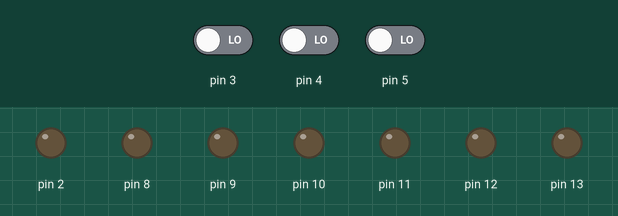
Recording of a sketch running on a simulated Arduino Uno, built with avr-gcc and run on an emulated ATmega328P. Shown: output pins drawn as LEDs (lit = HIGH). Dashed ring = blinking. The test bench sets the inputs (shaded band); at power-on: pin 3 LOW, pin 4 LOW, pin 5 LOW.

Above: at 1.2 s.
1.3 s: pin 3 driven HIGH and pin 4 driven HIGH and pin 5 driven HIGH
At 1.7 s:
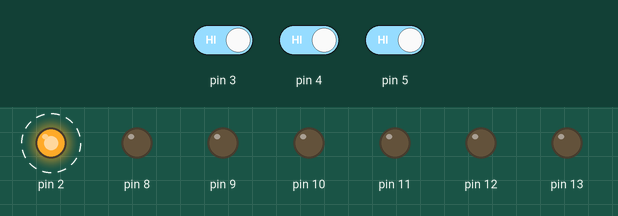
4.3 s: pin 4 driven LOW
At 5.0 s:
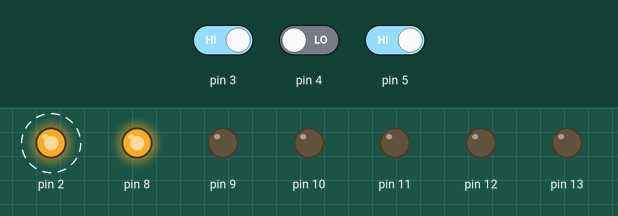
7.3 s: pin 3 driven LOW
At 8.1 s:
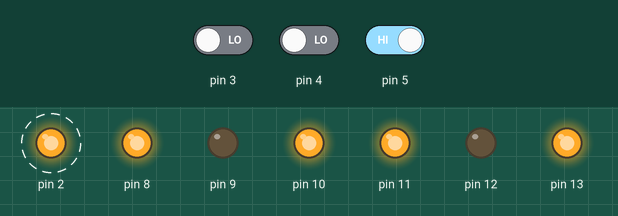
10.3 s: pin 4 driven HIGH
At 11.1 s:
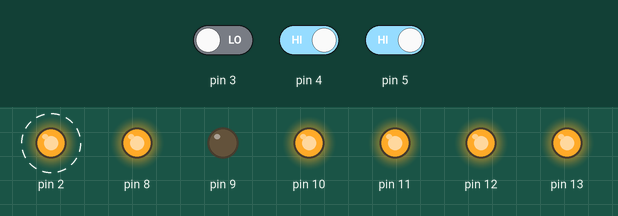
13.3 s: pin 5 driven LOW
At 14.0 s:
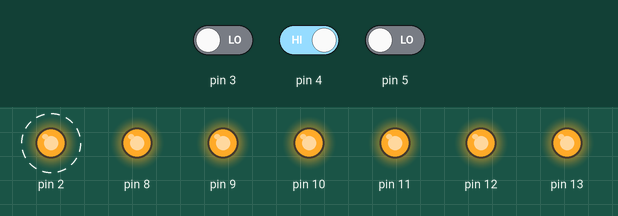
Timing chart, 0 to 17.3 s (numbered marks = the images above; inputs shaded):
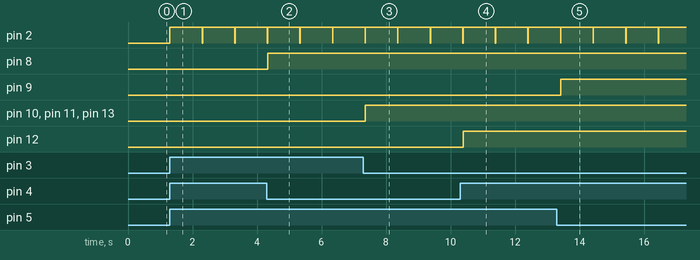

The sketch:

FinishLine.ino
```cpp
//Make variables that save the times for each switch
unsigned int tempoG = 0;
unsigned int tempoY = 0;
unsigned int tempoR = 0;
//Make variables to read each switch
int gs = 0;
int ys = 0;
int rs = 0;
//Variables used to check when all three switches are pressed
int g = 0;
int y = 0;
int r = 0;

void setup()
{
  //define the pins as either input or output
  //inputs are the switches
  pinMode(3, INPUT);
  pinMode(4, INPUT);
  pinMode(5, INPUT);
  //outputs for the LED's
  pinMode(8, OUTPUT);
  pinMode(9, OUTPUT);
  pinMode(10, OUTPUT);
  pinMode(11, OUTPUT);
  pinMode(12, OUTPUT);
  pinMode(13, OUTPUT);
  //Output for speaker
  pinMode(2,OUTPUT);

}

void loop()
{
  //Define variables to read the switches
  gs = digitalRead(3);
  ys = digitalRead(4);
  rs = digitalRead(5);


 //If the pin reads a high, which means the switch has been pressed,
  if (gs == HIGH)
  {
    tempoG = millis(); //record the time
    g = 1; //and set a variable to one
  }
 //Repeat the above function for the other two switches
  if (ys == HIGH)
  {
    tempoY = millis();
    y = 1;
  }

  if (rs == HIGH)
  {
    tempoR = millis();
    r = 1;
  }


//Once all variables are set to one
//Which means all switches are pressed
  if ( g == 1 && y == 1 && r == 1)
  {

  //compare each time to determine which came first
  //This block is for the green switch time
    if (tempoG < tempoY && tempoG < tempoR)
    {
      digitalWrite(12, HIGH);//Display the result, This one is if it came in first
    }

    if (tempoG < tempoY && tempoG > tempoR)
    {
      digitalWrite(13, HIGH);//If time is second fastest
    }

    if (tempoG > tempoY && tempoG < tempoR)
    {
      digitalWrite(13, HIGH);//Also if the time is second fastest
    }

    if (tempoG > tempoY && tempoG > tempoR)
    {
      digitalWrite(13, HIGH);//If the time is the slowest
      digitalWrite(12, HIGH);
    }


  //This block is to compare the yellow switch time
    if (tempoY < tempoG && tempoY < tempoR)
    {
      digitalWrite(8, HIGH);
    }

    if (tempoY < tempoG && tempoY > tempoR)
    {
      digitalWrite(9, HIGH);
    }

    if (tempoY > tempoG && tempoY < tempoR)
    {
      digitalWrite(9, HIGH);
    }

    if (tempoY > tempoG && tempoY > tempoR)
    {
      digitalWrite(8, HIGH);
      digitalWrite(9, HIGH);
    }


  //This block is to compare the red switch time
    if (tempoR < tempoY && tempoR < tempoG)
    {
      digitalWrite(10, HIGH);
    }

    if (tempoR < tempoY && tempoR > tempoG)
    {
      digitalWrite(11, HIGH);
    }

    if (tempoR > tempoY && tempoR < tempoG)
    {
      digitalWrite(11, HIGH);
    }

    if (tempoR > tempoY && tempoR > tempoG)
    {
      digitalWrite(11, HIGH);
      digitalWrite(10, HIGH);
    }


  //Powers the speaker once the results are shown on the LED's
   digitalWrite(2,HIGH);
   delay(1000);
   digitalWrite(2,LOW);
   delay(10);


  }


}
```

Measured:
- after the input at 1.3 s, pin 2: alternates HIGH for 1.0 s and LOW for 0.01 s, starting at once
- after the input at 4.3 s, pin 8: LOW → HIGH at once; pin 12: stays LOW (without the input it goes to HIGH after 1.0 s)
- after the input at 7.3 s, pin 10, pin 11, pin 13: LOW → HIGH after 0.06 s
- after the input at 10.3 s, pin 12: LOW → HIGH after 0.09 s
- after the input at 13.3 s, pin 9: LOW → HIGH after 0.12 s
